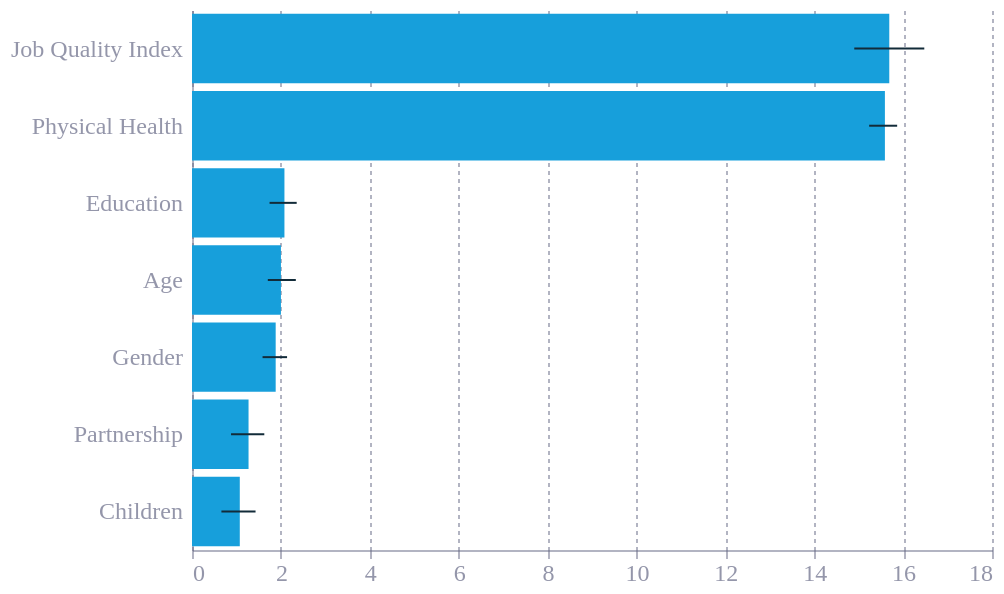

Specify this chart in Vega-Lite:
### Vega-Lite specification from a JSON file in a GitHub repository (floating-point values rounded to 4 significant figures)
{"config": {"font": "Circular Std", "text": {"color": "#676A86", "align": "left", "baseline": "middle", "dx": 7, "dy": 0, "fontSize": 11}, "view": {"stroke": null, "continuousWidth": 400, "continuousHeight": 300, "discreteWidth": 400, "discreteHeight": 300}, "range": {"category": ["#36B7B4", "#E6224B", "#F4C245", "#0063AF", "#00A767", "#179FDB", "#EB5C2E"], "diverging": ["#E6224B", "#E54753", "#C9C9C9", "#179FDB", "#122B39"], "heatmap": ["#C9C9C9", "#179FDB", "#0063AF", "#122B39"], "ordinal": ["#00A767", "#36B7B4", "#179FDB", "#0063AF", "#243B5A"]}, "bar": {"color": "#179fdb"}, "line": {"color": "#e6224b"}, "rule": {"color": "#676A86"}, "area": {"opacity": 0.3}, "point": {"filled": true, "size": 80, "color": "#e6224b", "opacity": 0.95}, "geoshape": {"stroke": "white", "strokeWidth": 0.3}, "rect": {"fill": "#d6d4d4", "opacity": 0.3}, "axis": {"labelColor": "#676A86", "labelFontSize": 12, "labelFont": "Circular Std", "labelOpacity": 0.7, "tickColor": "#676A86", "tickOpacity": 0.5, "domainColor": "#676A86", "domainOpacity": 0.5, "gridColor": "#676A86", "gridDash": [2, 2], "gridOpacity": 0.5, "title": null, "titleColor": "#676A86", "titleOpacity": 0.8, "tickSize": 4}, "axisXDiscrete": {"grid": false, "labelAngle": 0, "tickCount": 10, "tickOpacity": 0.5, "title": null}, "axisYDiscrete": {"ticks": false, "labelPadding": 5}, "axisXTemporal": {"grid": false, "ticks": true}, "axisXQuantitative": {"grid": true}, "axisYQuantitative": {"gridColor": "#676A86", "gridDash": [1, 5], "gridOpacity": 0.5, "ticks": false, "labelPadding": 5, "tickCount": 8, "titleAngle": 0, "titleAlign": "left", "titleBaseline": "bottom", "titleX": 0, "titleY": -5}, "title": {"color": "#676A86E6", "subtitleColor": "#676A86", "font": "Circular Std", "subtitleFont": "Circular Std", "anchor": "start", "fontSize": 14, "subtitleFontSize": 12, "subtitlePadding": 4, "offset": 0, "frame": "group"}, "legend": {"titleColor": "#122b39", "title": null, "labelColor": "#122b39", "labelFontSize": 11}, "tooltipFormat": {"numberFormat": ".1f"}}, "encoding": {"y": {"field": "category", "title": null, "type": "nominal", "sort": {"field": "wellbeing_gap", "op": "max", "order": "descending"}}}, "layer": [{"params": [{"name": "hover", "select": {"type": "point", "on": "pointerover"}}], "mark": {"type": "bar", "tooltip": {"expr": ""}}, "encoding": {"tooltip": [{"field": "category", "type": "nominal"}, {"field": "wellbeing_gap", "title": "Estimate", "type": "quantitative"}, {"field": "low", "title": "Low", "type": "quantitative"}, {"field": "high", "title": "High", "type": "quantitative"}], "x": {"field": "wellbeing_gap", "title": null, "type": "quantitative"}, "opacity": {"condition": {"param": "hover"}, "value": 0.6}}}, {"mark": {"type": "errorbar", "color": "#122b39", "size": 1}, "encoding": {"tooltip": [{"field": "low", "title": "Low", "type": "quantitative"}, {"field": "high", "title": "High", "type": "quantitative"}], "x": {"field": "low", "type": "quantitative"}, "x2": {"field": "high"}}}], "data": {"name": "data-d33b993fa2df22690738c9d14808bc97"}, "height": 270, "resolve": {"scale": {"y": "shared"}}, "width": 400, "$schema": "https://vega.github.io/schema/vega-lite/v6.4.1.json", "datasets": {"data-d33b993fa2df22690738c9d14808bc97": [{"category": "Age", "high": 2.336, "low": 1.706, "wellbeing_gap": 2.001, "label": "median quintile versus bottom decile"}, {"category": "Children", "high": 1.43, "low": 0.6617, "wellbeing_gap": 1.075, "label": "no child under 16 versus any children under 16"}, {"category": "Education", "high": 2.355, "low": 1.745, "wellbeing_gap": 2.08, "label": "university versus rest"}, {"category": "Gender", "high": 2.139, "low": 1.587, "wellbeing_gap": 1.883, "label": "male versus female"}, {"category": "Job Quality Index", "high": 16.48, "low": 14.9, "wellbeing_gap": 15.69, "label": "median quintile versus bottom decile"}, {"category": "Partnership", "high": 1.627, "low": 0.8784, "wellbeing_gap": 1.272, "label": "partnered versus single"}, {"category": "Physical Health", "high": 15.87, "low": 15.24, "wellbeing_gap": 15.59, "label": "good versus poor health"}]}}
